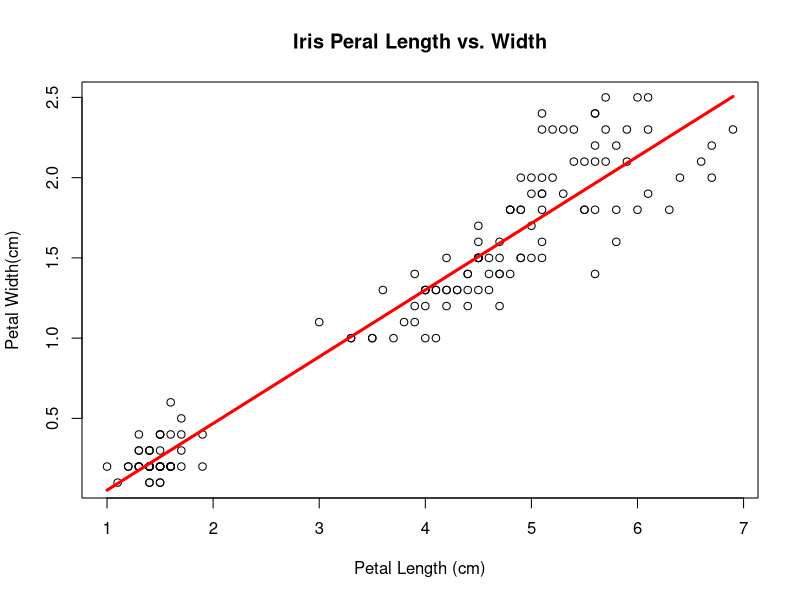

R code for this plot:

#load the date
data(iris)

#peak at data
head(iris)

#create a scatterplot
plot(
     x = iris$Petal.Length,
     y = iris$Petal.Width,
     main = "Iris Peral Length vs. Width",
     xlab = "Petal Length (cm)",
     ylab = "Petal Width(cm)")

#create a linear regression model
model <- lm(
            formula = Petal.Width ~ Petal.Length,
            data = iris)

#summarize the model
summary(model)

#draw a regression line on plot
lines(
      x = iris$Petal.Length,
      y = model$fitted,
      col = "red",
      lwd = 3)